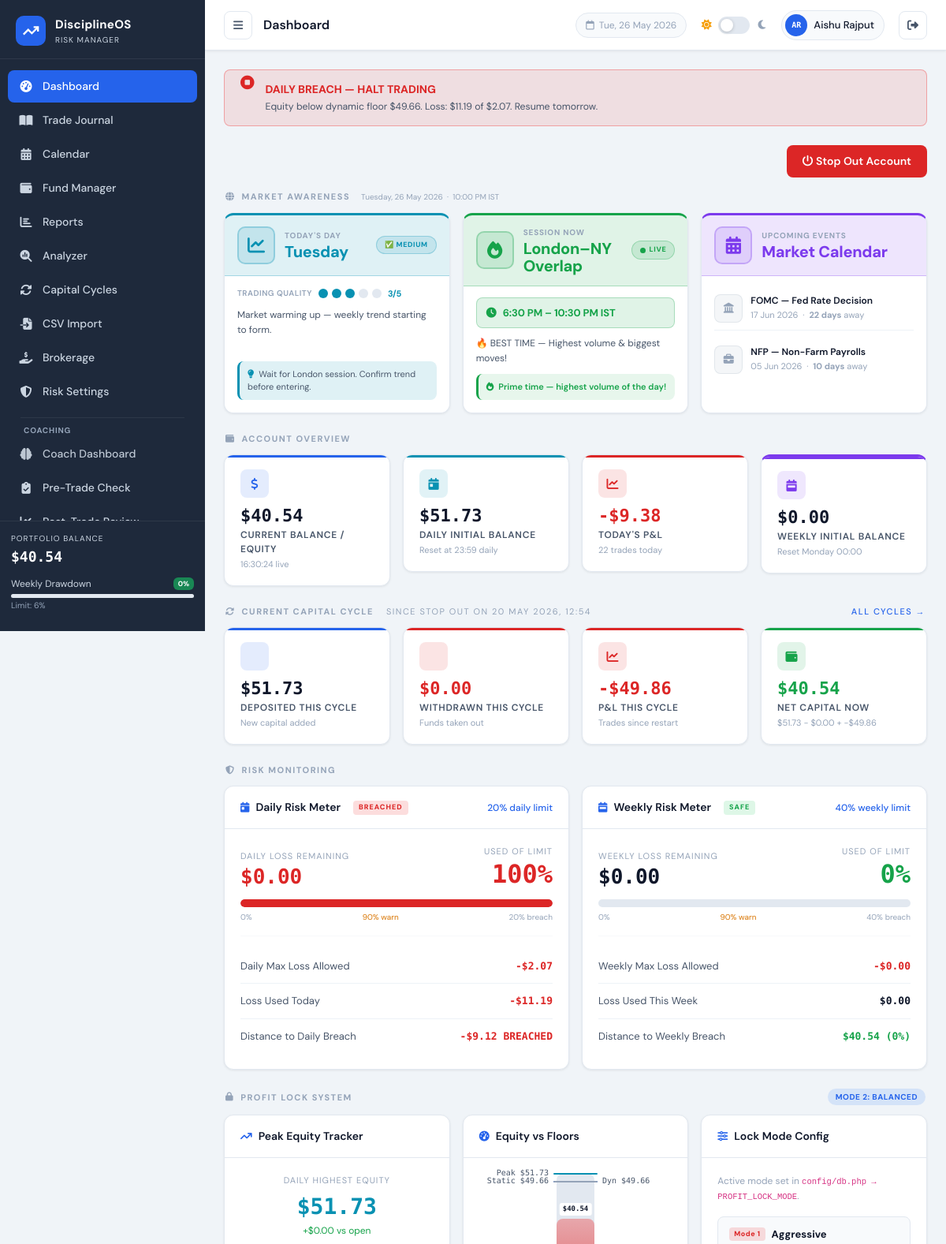
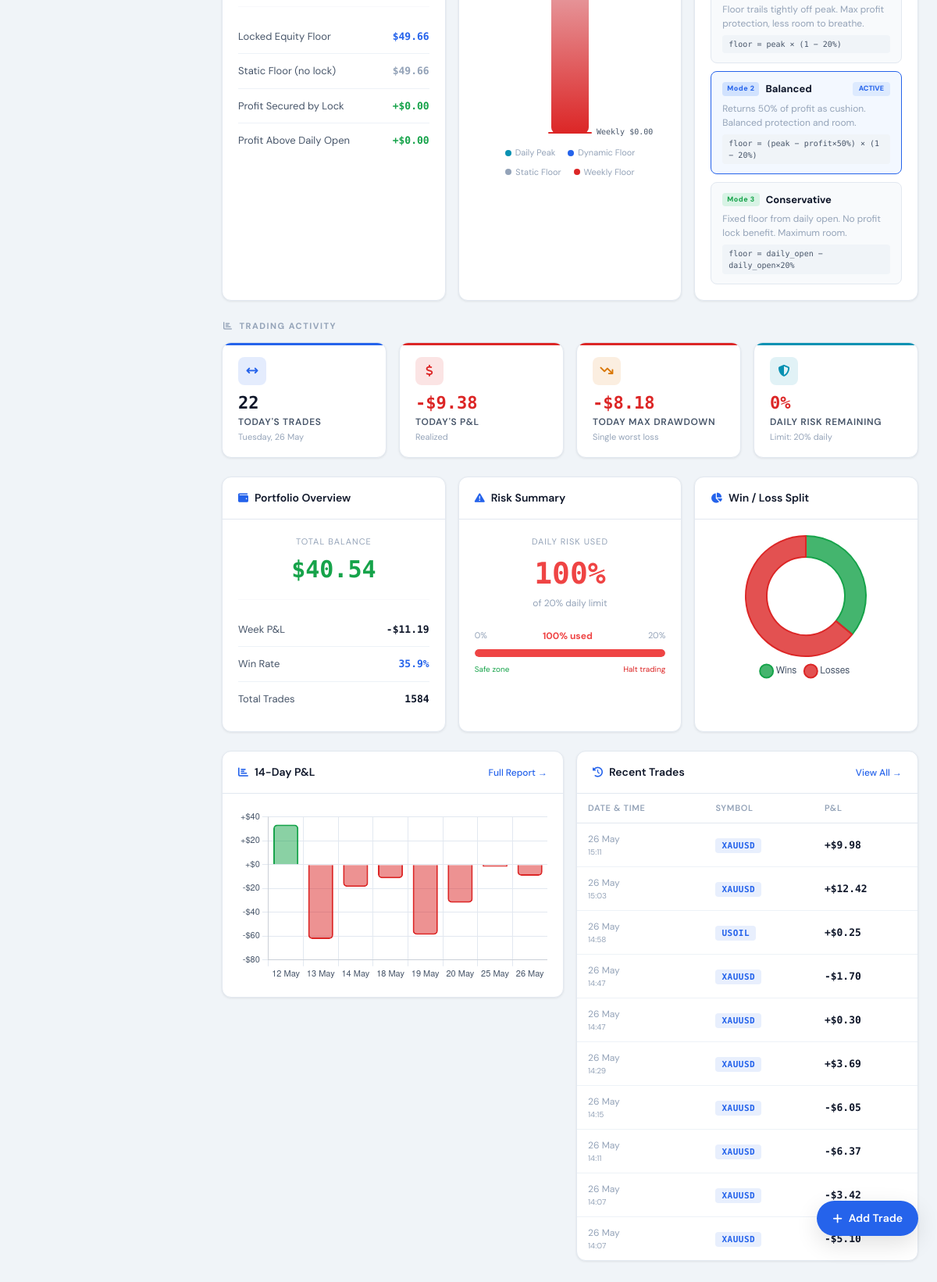
The page / (signed in) on the database its author committed (2 pictures, top to bottom).
### tables this page shows
CREATE TABLE `users` (
  `id` int NOT NULL,
  `name` varchar(100) NOT NULL,
  `email` varchar(150) NOT NULL,
  `password` varchar(255) NOT NULL,
  `initial_balance` decimal(15,2) DEFAULT '10000.00',
  `role` enum('user','admin') NOT NULL DEFAULT 'user',
  `last_login_at` datetime DEFAULT NULL,
  `last_active_at` datetime DEFAULT NULL,
  `login_count` int NOT NULL DEFAULT '0',
  `daily_loss_pct` decimal(5,2) DEFAULT NULL,
  `weekly_loss_pct` decimal(5,2) DEFAULT NULL,
  `warning_threshold_pct` decimal(5,2) DEFAULT NULL,
  `profit_lock_mode` tinyint DEFAULT NULL,
  `max_trades_per_day` int DEFAULT NULL,
  `max_risk_per_trade_pct` decimal(5,2) DEFAULT NULL,
  `signup_ip` varchar(45) DEFAULT NULL,
  `created_at` timestamp NOT NULL DEFAULT CURRENT_TIMESTAMP
);

CREATE TABLE `transactions` (
  `id` int NOT NULL,
  `user_id` int NOT NULL DEFAULT '1',
  `type` enum('deposit','withdraw','stop_out') NOT NULL,
  `amount` decimal(15,2) NOT NULL,
  `note` varchar(255) DEFAULT NULL,
  `date` date NOT NULL,
  `created_at` timestamp NOT NULL DEFAULT CURRENT_TIMESTAMP
);

CREATE TABLE `trades` (
  `id` int NOT NULL,
  `user_id` int NOT NULL DEFAULT '1',
  `trade_datetime` datetime NOT NULL COMMENT 'Closing time of trade',
  `open_time` datetime DEFAULT NULL COMMENT 'Opening time of trade (from broker CSV)',
  `symbol` varchar(20) NOT NULL,
  `entry_price` decimal(15,4) NOT NULL,
  `exit_price` decimal(15,4) NOT NULL,
  `quantity` decimal(15,4) NOT NULL,
  `profit_loss` float NOT NULL COMMENT 'Signed float: positive=profit, negative=loss',
  `brokerage` decimal(10,4) NOT NULL DEFAULT '0.0000' COMMENT 'Commission/brokerage charge (always positive $)',
  `swap` decimal(10,4) NOT NULL DEFAULT '0.0000' COMMENT 'Overnight swap charge (signed)',
  `trade_type` enum('buy','sell','buy_limit','sell_limit') NOT NULL DEFAULT 'buy' COMMENT 'Direction of trade',
  `close_reason` varchar(20) DEFAULT NULL COMMENT 'sl=stop loss, tp=take profit, user=manual, so=stop out',
  `ticket` varchar(50) DEFAULT NULL COMMENT 'Broker ticket/order ID',
  `import_source` varchar(50) DEFAULT NULL COMMENT 'csv_import or manual',
  `notes` text,
  `sl_amount` decimal(10,2) DEFAULT NULL COMMENT 'Stop loss risk in USD',
  `tp_amount` decimal(10,2) DEFAULT NULL COMMENT 'Take profit target in USD',
  `created_at` timestamp NOT NULL DEFAULT CURRENT_TIMESTAMP
);

### index.php (the view, shortened to what the rows shown need)
<?php
require_once 'config/db.php';
$db     = getDB();
$userId = getCurrentUserId();
$today  = date('Y-m-d');
$todayTrades = $db->prepare("SELECT * FROM trades WHERE user_id = ? AND DATE(trade_datetime) = ? ORDER BY trade_datetime DESC");
$todayTrades->execute([$userId, $today]);
$todayTradesData = $todayTrades->fetchAll();
$chartData = $db->prepare("
    SELECT DATE(trade_datetime) as date, SUM(profit_loss - brokerage + swap) as daily_pl
    FROM trades WHERE user_id = ? AND DATE(trade_datetime) >= DATE_SUB(CURDATE(), INTERVAL 14 DAY)
    GROUP BY DATE(trade_datetime) ORDER BY date ASC
");
$chartData->execute([$userId]);
$chartRows   = $chartData->fetchAll();
$chartLabels = array_map(fn($r) => date('d M', strtotime($r['date'])), $chartRows);
$chartPLs    = array_map(fn($r) => round($r['daily_pl'], 2), $chartRows);
$recentTrades = $db->prepare("SELECT * FROM trades WHERE user_id = ? ORDER BY trade_datetime DESC LIMIT 10");
$recentTrades->execute([$userId]);
$recentTradesData = $recentTrades->fetchAll();
$winLoss = $db->prepare("
    SELECT COUNT(*) as total,
           SUM(CASE WHEN profit_loss > 0 THEN 1 ELSE 0 END) as wins,
           SUM(CASE WHEN profit_loss < 0 THEN 1 ELSE 0 END) as losses
    FROM trades WHERE user_id = ?
");
$winLoss->execute([$userId]);
$wlData  = $winLoss->fetch();
$lastSOStmt = $db->prepare("SELECT * FROM transactions WHERE user_id=? AND type='stop_out' ORDER BY created_at DESC LIMIT 1");
$lastSOStmt->execute([$userId]);
$lastSO = $lastSOStmt->fetch();
$cycleDeposits = 0.0;
$cycleWithdraw = 0.0;
$cyclePL       = 0.0;
if ($lastSO) {
    $soCreatedAt = $lastSO['created_at'];
    $cycleTxStmt = $db->prepare("SELECT type, amount FROM transactions WHERE user_id=? AND type IN ('deposit','withdraw') AND created_at > ?");
    $cycleTxStmt->execute([$userId, $soCreatedAt]);
    foreach ($cycleTxStmt->fetchAll() as $tx) {
        if ($tx['type'] === 'deposit')  $cycleDeposits += (float)$tx['amount'];
    }
    $cyclePLStmt = $db->prepare("SELECT COALESCE(SUM(profit_loss - brokerage + swap),0) as total FROM trades WHERE user_id=? AND trade_datetime > ?");
    $cyclePLStmt->execute([$userId, $soCreatedAt]);
    $cyclePL = (float)$cyclePLStmt->fetch()['total'];
}
$rootPath  = '';
include 'includes/header.php';
?>
<?php if ($lastSO): ?>
<div class="risk-section-header" style="margin-top:8px">
    <i class="fas fa-rotate"></i> Current Capital Cycle
    <span style="font-size:11px;font-weight:400;color:var(--text-muted);margin-left:8px">
        since stop out on <?= date('d M Y, H:i', strtotime($lastSO['created_at'])) ?>
    </span>
    <a href="pages/cycles.php" style="font-size:11px;font-weight:500;color:var(--accent);margin-left:auto;text-decoration:none">All cycles →</a>
</div>
<div class="row g-3 mb-4">
    <div class="col-6 col-lg-3">
        <div class="stat-card blue">
            <div class="stat-icon blue"><i class="fas fa-arrow-down-to-line"></i></div>
            <div class="stat-value"><?= formatUSD($cycleDeposits) ?></div>
            <div class="stat-label">Deposited This Cycle</div>
            <div class="stat-sub">New capital added</div>
        </div>
    </div>
    <div class="col-6 col-lg-3">
        <div class="stat-card loss">
            <div class="stat-icon loss"><i class="fas fa-arrow-up-from-line"></i></div>
            <div class="stat-value negative"><?= formatUSD($cycleWithdraw) ?></div>
            <div class="stat-label">Withdrawn This Cycle</div>
            <div class="stat-sub">Funds taken out</div>
        </div>
    </div>
    <div class="col-6 col-lg-3">
        <div class="stat-card <?= $cyclePL >= 0 ? 'profit' : 'loss' ?>">
            <div class="stat-icon <?= $cyclePL >= 0 ? 'profit' : 'loss' ?>"><i class="fas fa-chart-line"></i></div>
            <div class="stat-value <?= $cyclePL >= 0 ? 'positive' : 'negative' ?>"><?= formatPL($cyclePL) ?></div>
            <div class="stat-label">P&amp;L This Cycle</div>
            <div class="stat-sub">Trades since restart</div>
        </div>
    </div>
    <div class="col-6 col-lg-3">
        <div class="stat-card <?= $balance >= 0 ? 'profit' : 'loss' ?>">
            <div class="stat-icon <?= $balance >= 0 ? 'profit' : 'loss' ?>"><i class="fas fa-wallet"></i></div>
            <div class="stat-value <?= $balance >= 0 ? 'positive' : 'negative' ?>"><?= formatUSD($balance) ?></div>
            <div class="stat-label">Net Capital Now</div>
            <div class="stat-sub"><?= formatUSD($cycleDeposits) ?> − <?= formatUSD($cycleWithdraw) ?> + <?= formatPL($cyclePL) ?></div>
        </div>
    </div>
</div>
<?php endif; ?>
<div class="row g-3 mb-4">
    <div class="col-lg-6">
        <div class="panel">
            <div style="overflow-x:auto">
                <table class="data-table">
                    <thead><tr><th>Date &amp; Time</th><th>Symbol</th><th>P&amp;L</th></tr></thead>
                    <tbody>
                    <?php foreach ($recentTradesData as $trade): ?>
                        <tr>
                            <td style="color:var(--text-muted);font-size:12px">
                                <?= date('d M', strtotime($trade['trade_datetime'])) ?>
                                <span style="color:var(--text-muted);font-size:10px;display:block"><?= date('H:i', strtotime($trade['trade_datetime'])) ?></span>
                            </td>
                            <td><span class="symbol-badge"><?= htmlspecialchars($trade['symbol']) ?></span></td>
                            <td class="<?= $trade['profit_loss'] >= 0 ? 'pl-positive' : 'pl-negative' ?>"><?= formatPL($trade['profit_loss']) ?></td>
                        </tr>
                    <?php endforeach; ?>
                    </tbody>
                </table>
            </div>
        </div>
    </div>
</div>
<?php include 'includes/footer.php'; ?>
<script>
createDoughnutChart('winLossChart', <?= (int)$wlData['wins'] ?>, <?= (int)$wlData['losses'] ?>);
createLineChart('plChart', <?= json_encode($chartLabels) ?>, <?= json_encode($chartPLs) ?>, 'Daily P&L');
</script>

### includes/header.php (shortened to what the rows shown need)
<?php
$currentPage = basename($_SERVER['PHP_SELF'], '.php');
?>
<!DOCTYPE html>
<html lang="en" data-theme="light">
<head>
    <link href="https://cdn.jsdelivr.net/npm/bootstrap@5.3.2/dist/css/bootstrap.min.css" rel="stylesheet">
    <link href="https://cdnjs.cloudflare.com/ajax/libs/font-awesome/6.5.0/css/all.min.css" rel="stylesheet">
    <link href="<?= $rootPath ?? '' ?>assets/css/style.css" rel="stylesheet">
</head>
<body>
        <?php if (isAdmin()): ?>
        <div style="margin:12px 16px;border-top:1px solid rgba(255,255,255,.07)"></div>
        <div style="font-size:10px;font-weight:700;letter-spacing:.08em;color:rgba(250,204,21,.7);text-transform:uppercase;padding:4px 20px 2px">
            <i class="fas fa-shield-halved me-1" style="color:rgba(250,204,21,.7)"></i>Admin Only
        </div>
        <a href="<?= $rootPath ?? '' ?>pages/admin.php" class="nav-item <?= $currentPage === 'admin' ? 'active' : '' ?>" style="margin:2px 12px;border-radius:8px">
            <i class="fas fa-chart-line" style="color:rgba(250,204,21,.8)"></i><span style="font-weight:700">User Analytics</span>
        </a>
        <a href="<?= $rootPath ?? '' ?>demo/index.php" class="nav-item" style="background:linear-gradient(135deg,rgba(124,58,237,.12),rgba(37,99,235,.12));border:1px solid rgba(124,58,237,.25);margin:4px 12px;border-radius:8px;padding:10px 14px">
            <i class="fas fa-flask-vial" style="color:var(--accent-purple)"></i><span style="font-weight:700">Demo Trading</span>
        </a>
        <a href="<?= $rootPath ?? '' ?>india/index.php" class="nav-item" style="background:linear-gradient(135deg,rgba(255,153,51,.12),rgba(19,136,8,.12));border:1px solid rgba(255,153,51,.25);margin:4px 12px;border-radius:8px;padding:10px 14px">
            <span style="font-size:16px;margin-right:2px">🇮🇳</span><span style="font-weight:700">India Market</span>
        </a>
        <?php endif; ?>
        <?php
        $weeklyDD = getWeeklyDrawdown();
        ?>
<div class="main-wrapper" id="mainWrapper">
    <header class="top-bar">
        <div class="topbar-right">
            <?php
            $__loggedUser = getLoggedInUser();
            $__uname      = $__loggedUser['name'] ?? ($_SESSION['user_name'] ?? 'User');
            $__words      = array_filter(explode(' ', $__uname));
            $__initials   = strtoupper(implode('', array_map(fn($w) => $w[0], $__words)));
            $__initials   = substr($__initials, 0, 2);
            ?>
            <div class="user-chip" style="cursor:pointer" title="Account Settings"
                 onclick="window.location='<?= $rootPath ?? '' ?>pages/account.php'">
                <div class="user-avatar"><?= htmlspecialchars($__initials) ?></div>
                <span><?= htmlspecialchars($__uname) ?></span>
            </div>
        </div>
    </header>
    <div class="page-content">

### rows shown on the page
users: name "AR", name "Aishu Rajput"
transactions: created_at "20 MAY 2026, 12:54"
trades: trade_datetime "26 May", trade_datetime "15:11", symbol "XAUUSD", profit_loss "+$9.98"
trades: trade_datetime "26 May", trade_datetime "15:03", symbol "XAUUSD", profit_loss "+$12.42"
trades: trade_datetime "26 May", trade_datetime "14:58", symbol "USOIL", profit_loss "+$0.25"
trades: trade_datetime "26 May", trade_datetime "14:47", symbol "XAUUSD", profit_loss "-$1.70"
trades: trade_datetime "26 May", trade_datetime "14:47", symbol "XAUUSD", profit_loss "+$0.30"
trades: trade_datetime "26 May", trade_datetime "14:29", symbol "XAUUSD", profit_loss "+$3.69"
trades: trade_datetime "26 May", trade_datetime "14:15", symbol "XAUUSD", profit_loss "-$6.05"
trades: trade_datetime "26 May", trade_datetime "14:11", symbol "XAUUSD", profit_loss "-$6.37"
trades: trade_datetime "26 May", trade_datetime "14:07", symbol "XAUUSD", profit_loss "-$3.42"
trades: trade_datetime "26 May", trade_datetime "14:07", symbol "XAUUSD", profit_loss "-$5.10"

### other values the page prints
APP_NAME "DisciplineOS"
formatUSD($balance) "$40.54"
$weeklyDD "0"
$titles[$currentPage] "Dashboard"
formatUSD($risk['dynamic_daily_min_equity']) "$49.66"
formatUSD($risk['daily_loss_used']) "$11.19"
formatUSD($risk['daily_max_loss']) "$2.07"
$mDay['date_str'] "Tuesday, 26 May 2026"
$mDay['time_str'] "10:00 PM IST"
$mDay['name'] "Tuesday"
$mDay['emoji'] "✅"
$mDay['rating'] "MEDIUM"
$mDay['stars'] "3"
$mDay['tip'] "Market warming up — weekly trend starting to form."
$mDay['advice'] "Wait for London session. Confirm trend before entering."
